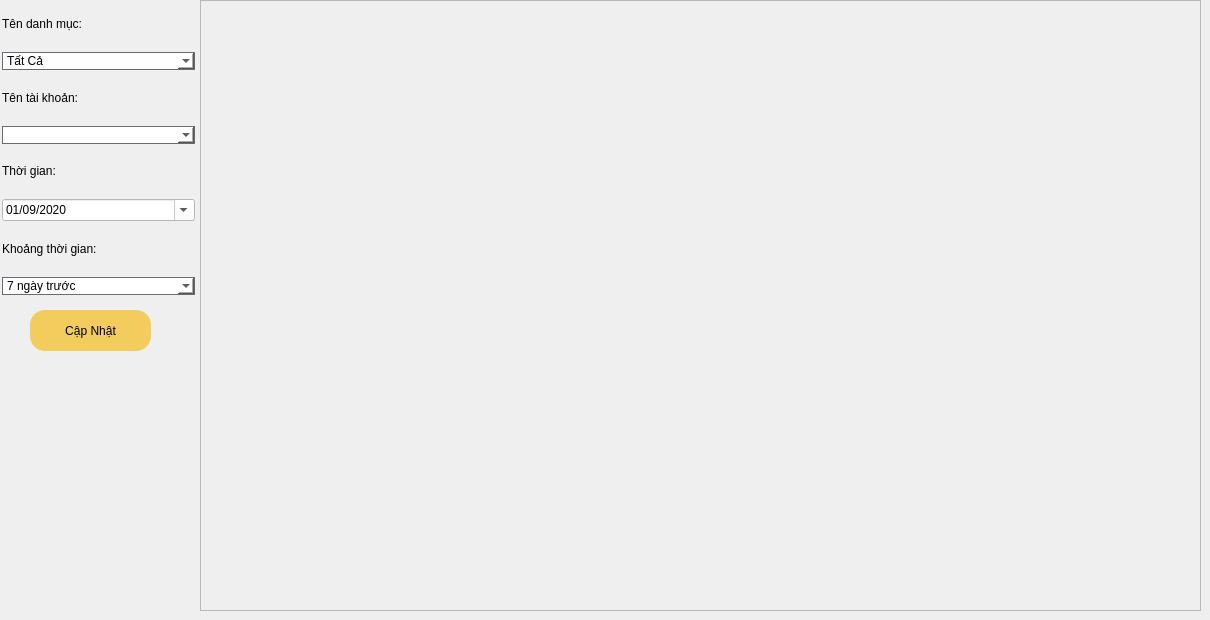
        <widget class="QWidget" name="tab2_P5">
         <attribute name="title">
          <string>Chi Tiêu</string>
         </attribute>
         <widget class="QPushButton" name="btn_P5_CapNhat_tab2">
          <property name="geometry">
           <rect>
            <x>30</x>
            <y>310</y>
            <width>121</width>
            <height>41</height>
           </rect>
          </property>
          <property name="styleSheet">
           <string notr="true">border-radius: 15px;
color: rgb(0, 0, 0);
background-color: #f2cd5d;
font: 75 15pt &quot;MS Shell Dlg 2&quot;;</string>
          </property>
          <property name="text">
           <string>Cập Nhật</string>
          </property>
         </widget>
         <widget class="QFrame" name="frame_P5_tab2">
          <property name="geometry">
           <rect>
            <x>200</x>
            <y>0</y>
            <width>1001</width>
            <height>611</height>
           </rect>
          </property>
          <property name="frameShape">
           <enum>QFrame::StyledPanel</enum>
          </property>
          <property name="frameShadow">
           <enum>QFrame::Raised</enum>
          </property>
         </widget>
         <widget class="QWidget" name="layoutWidget">
          <property name="geometry">
           <rect>
            <x>2</x>
            <y>2</y>
            <width>193</width>
            <height>293</height>
           </rect>
          </property>
          <layout class="QGridLayout" name="gridLayout">
           <item row="0" column="0">
            <widget class="QLabel" name="label_P5_TenDanhMuc_tab2">
             <property name="styleSheet">
              <string notr="true">font: 75 15pt &quot;Segoe UI&quot;;</string>
             </property>
             <property name="text">
              <string>&lt;html&gt;&lt;head/&gt;&lt;body&gt;&lt;p&gt;Tên danh mục:&lt;/p&gt;&lt;/body&gt;&lt;/html&gt;</string>
             </property>
            </widget>
           </item>
           <item row="1" column="0">
            <widget class="QComboBox" name="comboBox_P5_TenDanhMuc_tab2">
             <property name="styleSheet">
              <string notr="true">border-radius: 10px;
border: 1px solid #6d6875;
color: rgb(0, 0, 0);
background-color: rgb(255, 255, 255);
font: 75 14pt &quot;Segoe UI&quot;;</string>
             </property>
             <item>
              <property name="text">
               <string>Tất Cả</string>
              </property>
             </item>
             <item>
              <property name="text">
               <string>Gia Đình</string>
              </property>
             </item>
             <item>
              <property name="text">
               <string>Sức Khoẻ</string>
              </property>
             </item>
             <item>
              <property name="text">
               <string>Mua Sắm</string>
              </property>
             </item>
             <item>
              <property name="text">
               <string>Học Phí</string>
              </property>
             </item>
             <item>
              <property name="text">
               <string>Hoá Đơn</string>
              </property>
             </item>
             <item>
              <property name="text">
               <string>Kinh Doanh</string>
              </property>
             </item>
             <item>
              <property name="text">
               <string>Quà Tặng</string>
              </property>
             </item>
             <item>
              <property name="text">
               <string>Di Chuyển</string>
              </property>
             </item>
             <item>
              <property name="text">
               <string>Giải Trí</string>
              </property>
             </item>
             <item>
              <property name="text">
               <string>Bách Hoá</string>
              </property>
             </item>
             <item>
              <property name="text">
               <string>Khác</string>
              </property>
             </item>
            </widget>
           </item>
           <item row="2" column="0">
            <widget class="QLabel" name="label_P5_TenTaiKhoan_tab2">
             <property name="styleSheet">
              <string notr="true">font: 75 15pt &quot;Segoe UI&quot;;</string>
             </property>
             <property name="text">
              <string>&lt;html&gt;&lt;head/&gt;&lt;body&gt;&lt;p&gt;Tên tài khoản:&lt;/p&gt;&lt;/body&gt;&lt;/html&gt;</string>
             </property>
            </widget>
           </item>
           <item row="3" column="0">
            <widget class="QComboBox" name="comboBox_P5_TenTaiKhoan_tab2">
             <property name="styleSheet">
              <string notr="true">border-radius: 10px;
border: 1px solid #6d6875;
color: rgb(0, 0, 0);
background-color: rgb(255, 255, 255);
font: 75 14pt &quot;Segoe UI&quot;;</string>
             </property>
            </widget>
           </item>
           <item row="4" column="0">
            <widget class="QLabel" name="label_P5_ThoiGian_tab2">
             <property name="styleSheet">
              <string notr="true">font: 75 15pt &quot;Segoe UI&quot;;</string>
             </property>
             <property name="text">
              <string>&lt;html&gt;&lt;head/&gt;&lt;body&gt;&lt;p&gt;Thời gian:&lt;/p&gt;&lt;/body&gt;&lt;/html&gt;</string>
             </property>
            </widget>
           </item>
           <item row="5" column="0">
            <widget class="QDateEdit" name="dateEdit_P5_ThoiGian_tab2">
             <property name="styleSheet">
              <string notr="true">font: 75 18pt &quot;Segoe UI&quot;;
background-color: rgb(255, 255, 255);
color: rgb(0, 0, 0);</string>
             </property>
             <property name="alignment">
              <set>Qt::AlignLeading|Qt::AlignLeft|Qt::AlignVCenter</set>
             </property>
             <property name="currentSection">
              <enum>QDateTimeEdit::DaySection</enum>
             </property>
             <property name="displayFormat">
              <string>dd/MM/yyyy</string>
             </property>
             <property name="calendarPopup">
              <bool>true</bool>
             </property>
             <property name="timeSpec">
              <enum>Qt::LocalTime</enum>
             </property>
             <property name="date">
              <date>
               <year>2020</year>
               <month>9</month>
               <day>1</day>
              </date>
             </property>
            </widget>
           </item>
           <item row="6" column="0">
            <widget class="QLabel" name="label_P5_KhoangThoiGian_tab2">
             <property name="styleSheet">
              <string notr="true">font: 75 15pt &quot;Segoe UI&quot;;</string>
             </property>
             <property name="text">
              <string>&lt;html&gt;&lt;head/&gt;&lt;body&gt;&lt;p&gt;Khoảng thời gian:&lt;/p&gt;&lt;/body&gt;&lt;/html&gt;</string>
             </property>
            </widget>
           </item>
           <item row="7" column="0">
            <widget class="QComboBox" name="comboBox_P5_KhoangThoiGian_tab2">
             <property name="styleSheet">
              <string notr="true">border-radius: 10px;
border: 1px solid #6d6875;
color: rgb(0, 0, 0);
background-color: rgb(255, 255, 255);
font: 75 14pt &quot;Segoe UI&quot;;</string>
             </property>
             <item>
              <property name="text">
               <string>7 ngày trước</string>
              </property>
             </item>
             <item>
              <property name="text">
               <string>30 ngày trước</string>
              </property>
             </item>
             <item>
              <property name="text">
               <string>3 tháng trước</string>
              </property>
             </item>
             <item>
              <property name="text">
               <string>Năm này</string>
              </property>
             </item>
            </widget>
           </item>
          </layout>
         </widget>
        </widget>
